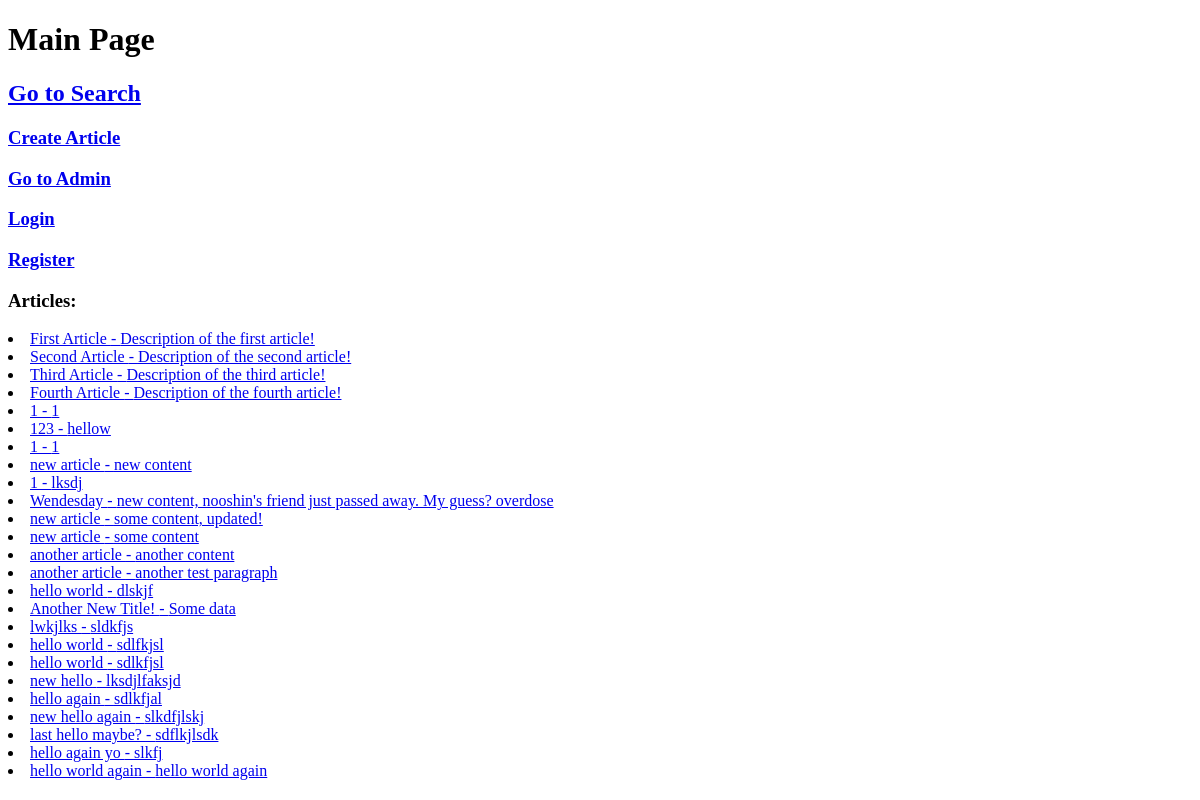
Before: / with the older database file.
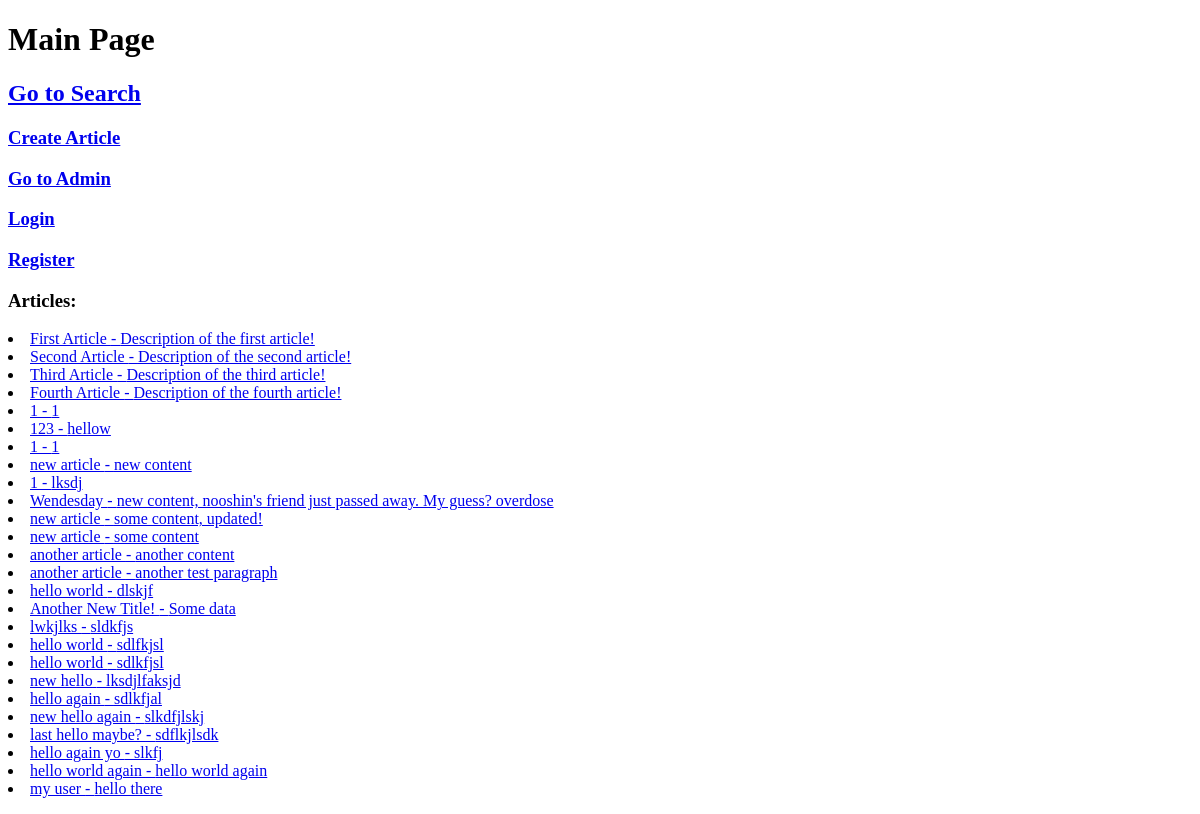
After: the same page with the newer database file.
### articles/models.py (models this page shows, shortened)
class Article(models.Model):
    user = models.ForeignKey(User, blank=True, null=True, on_delete=models.SET_NULL)
    title = models.CharField(max_length = 100)
    slug = models.SlugField(unique=True,blank=True, null=True)
    content = models.TextField()
    timestamp = models.DateTimeField(auto_now_add=True)
    updated = models.DateTimeField(auto_now=True)
    publish = models.DateField(auto_now=False, auto_now_add=False, default = timezone.now) # DateField just has the calender, no time
    '''why is it showing in the /admin/<article_id> ?'''
    ''' how to delete a field? or how to reset a mistaken field?'''
    '''for changing a field, simply remove it (by commenting) and re add the altered one'''
    objects = ArticleManager()
    def get_absolute_url(self):
        return reverse('article-detail', kwargs={'slug':self.slug})

### TryDjango/views.py (the view)
# urls.py: path('', HomeView), #index / home/ root
def HomeView(request):
    name = 'Homayoon'
    main_title = 'Main Page'
    main_content = 'Articles:'
    object_list = Article.objects.all() # This is called a QuerySet not a List
    context = {
        'title' : main_title,
        'content' : main_content,
        'object_list' : object_list
    }
    html_string = render_to_string('HomeView.html', context=context)
    return HttpResponse(html_string)

### articles/models.py (called while the page is built)
    def get_queryset(self):
        return ArticleQuerySet(self.model, using=self._db)

### Templates/HomeView.html
{% extends 'Base.html' %}
{% block title %}
<h1>{{title}}</h1>
<h2><a href='articles/'>Go to Search</a></h2>
<h3><a href='{% url "article-create" %}'>Create Article</a></h3>
<h3><a href='admin/'>Go to Admin</a></h3>
<h3><a href='login/'>Login</a></h3>
<h3><a href='register/'>Register</a></h3>
{% endblock title %}
{% block content %}
<h3>{{content}}</h3>
<p>{% for x in object_list %}
    {% if x.title != '' %}
<li><a href='{{ x.get_absolute_url }}'>{{x.title}} - {{x.content}}</a></li>
{% endif %}
{% endfor %}
</p>
{% endblock content %}

Changed rows visible on the page:
added Article: title "my user", content "hello there"
